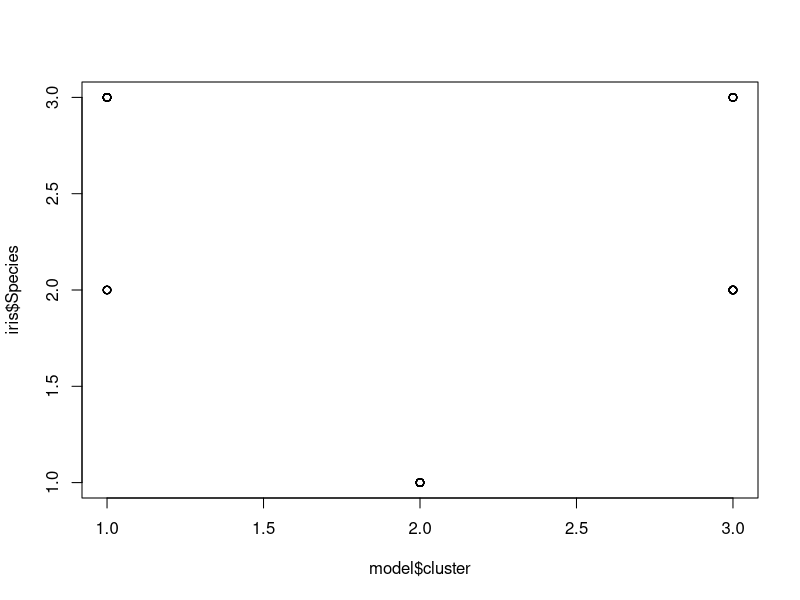

Recreate this plot in R.
data("iris")
set.seed(06)
library(caret)
library(magrittr)
setwd("C:\\Users\\AADHI\\Documents\\Laxmi")
library(stats)
A <- iris[,-5]
B <- scale(A)
model <- kmeans(B,3)
df <- model$cluster
table(df)
plot(model$cluster,iris$Species)
levels(iris$Species)
df <- ifelse(df == 3,"setosa",ifelse(df == 1,"versicolor","virginica"))
confusionMatrix(factor(iris$Species),factor(df))
#rfm- recency frequency and monitory analysis customer segmentation